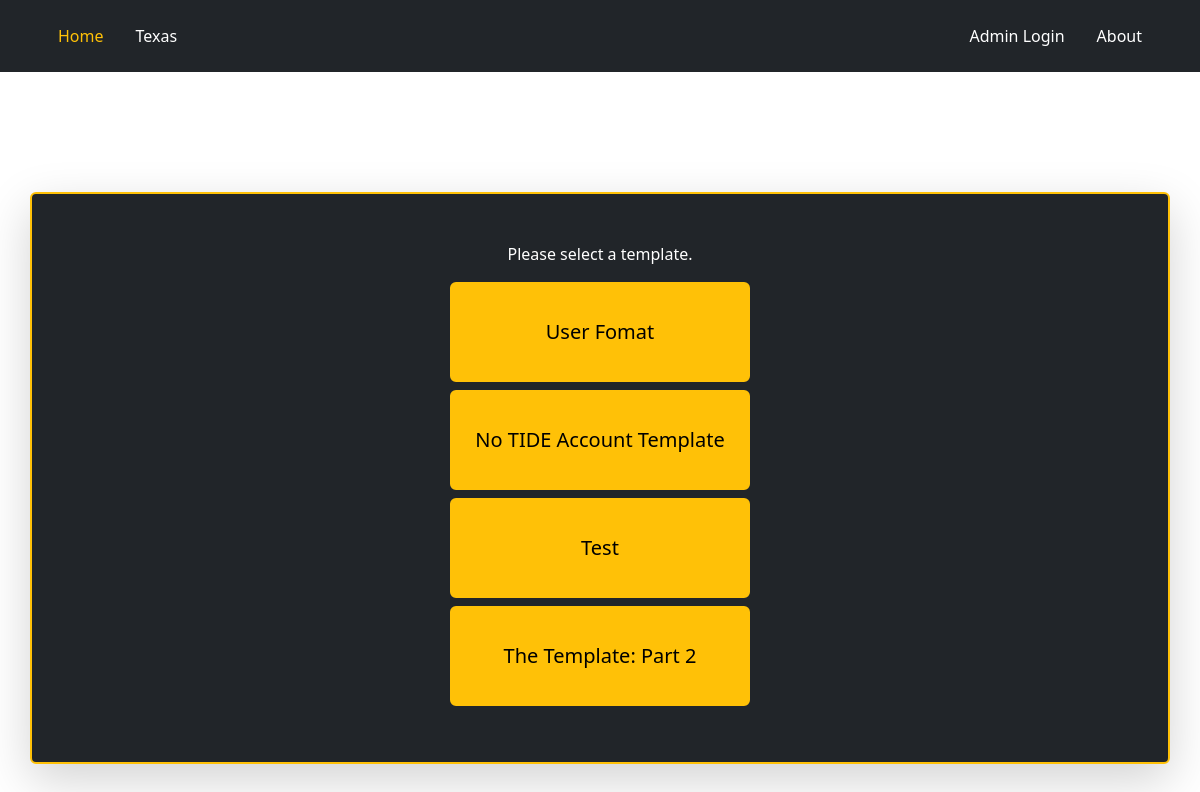
The page /project-landing-page/Texas/ on the database its author committed.
### email_tool/models.py (models this page shows, shortened)
class Project(models.Model):
    name = models.CharField(max_length=40, default='Project Name')
    email_templates = models.ManyToManyField("CustomFormTemplate", related_name='projects_using_templates', blank=True)
    signature = models.TextField(max_length=400, default='Signature Goes Here', null=True)
    global_project = models.BooleanField(default=False)
    form_fields_created = models.BooleanField(default=False)

class CustomFormTemplate(models.Model):
    project = models.ForeignKey(Project, related_name='templates', on_delete=models.CASCADE, blank = True, null=True)
    template_name = models.CharField(max_length=100)
    template_slug = models.SlugField(unique=True, null=True, blank=True)
    fields = models.ManyToManyField(CustomFormField, blank=True)
    template_text = models.TextField()
    field_order_config = models.JSONField(blank=True, null=True)

### email_tool/views.py (the view, shortened to what this page needs)
# urls.py: path('project-landing-page/<str:name>/', ProjectLandingPageView.as_view(), name='project-landing-page'),
class ProjectLandingPageView(View):
    def get(self, request, name):
        selected_project_name = name.title()
        selected_project = get_object_or_404(Project, name=selected_project_name)
        email_templates = selected_project.email_templates.all()
        return render(request, 'project-landing-page.html', {
            'selected_project': selected_project,
            'email_templates': email_templates,
            'selected_project_name': selected_project_name})

### templates/project-landing-page.html (shortened to what this page needs)
{% extends 'base.html' %}
{% load crispy_forms_tags %}
{% block header %}
    {{selected_project.name }}
{% endblock header %}
{% block content %}
<div class="container bg-dark p-5 border border-warning border-2 shadow-lg p-5 mb-5 rounded" style="margin-top: 120px; border-radius: 5px;">
    <div class="row justify-content-center">
        <div class="col-md-8">
            <div class="text-center">
                <p class="nice-font underline-text-white" style="color: white;">Please select a template.</p>
            </div>
            {% if email_templates %}
                {% for template in email_templates %}
                        <div class="d-flex justify-content-center">
                            <form method="post" action="{% url 'project-landing-page' name=selected_project.name %}">
                                <button class="btn btn-warning btn-lg custom-button pop-in-button border-2 button-nice-font p-3 mb-2 rounded" type="submit">{{ template.template_name }}</button>
                            </form>
                        </div>
                {% endfor %}
            {% else %}
                <div class="text-center">
                    <p class="form-nice-font" style="color: white;">No templates available.</p>
                </div>
            {% endif %}
        </div>
    </div>
</div>
{% endblock content %}

### staticfiles/css/styles.css (style rules this page uses)
.custom-button { width: 300px; height: 100px; display: flex; justify-content: center; align-items: center; }

### rows shown on the page
Project: name "Texas"
CustomFormTemplate: template_name "User Fomat"
CustomFormTemplate: template_name "No TIDE Account Template"
CustomFormTemplate: template_name "Test"
CustomFormTemplate: template_name "The Template: Part 2"
